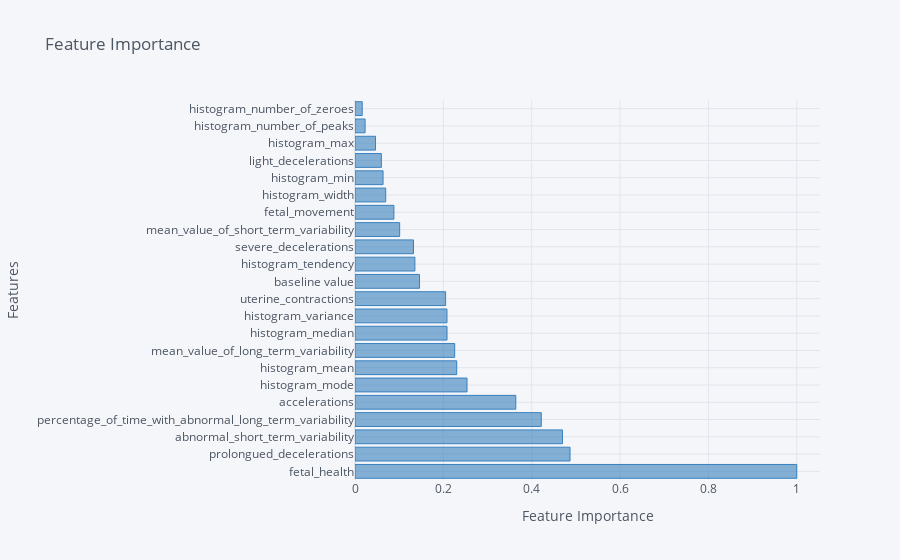

Notebook code cell kept with this figure:
### Code cell
import cufflinks as cf
import plotly.offline as py
import plotly.graph_objs as go

# Sort feature importance
feature_importance = corr_matrix['fetal_health'].abs().sort_values(ascending=False)

# Create a horizontal bar chart
bar_chart = feature_importance.iplot(kind='barh',
                                     xTitle='Feature Importance',
                                     yTitle='Features',
                                     title='Feature Importance',
                                     colors=['blue'],
                                     asFigure=True)

# Set layout parameters
layout = go.Layout(
    margin=dict(l=150),  # Adjust left margin for longer feature names
)

bar_chart['layout'].update(layout)

# Plot the bar chart
py.iplot(bar_chart)

### Figure 1 — Plotly figure (JSON) as saved in the notebook; plotly's stock layout.template omitted (floating-point values rounded to 4 significant figures)
{"data": [{"marker": {"color": "rgba(55, 128, 191, 0.6)", "line": {"color": "rgba(55, 128, 191, 1.0)", "width": 1}}, "name": "fetal_health", "orientation": "h", "text": "", "type": "bar", "x": [1, 0.4868, 0.4697, 0.4216, 0.3639, 0.2536, 0.2302, 0.2257, 0.2083, 0.2082, 0.2051, 0.1461, 0.1356, 0.1324, 0.1011, 0.08806, 0.06953, 0.06353, 0.05965, 0.04648, 0.02286, 0.01638], "y": ["fetal_health", "prolongued_decelerations", "abnormal_short_term_variability", "percentage_of_time_with_abnormal_long_term_variability", "accelerations", "histogram_mode", "histogram_mean", "mean_value_of_long_term_variability", "histogram_median", "histogram_variance", "uterine_contractions", "baseline value", "histogram_tendency", "severe_decelerations", "mean_value_of_short_term_variability", "fetal_movement", "histogram_width", "histogram_min", "light_decelerations", "histogram_max", "histogram_number_of_peaks", "histogram_number_of_zeroes"]}], "layout": {"legend": {"bgcolor": "#F5F6F9", "font": {"color": "#4D5663"}}, "margin": {"l": 150}, "paper_bgcolor": "#F5F6F9", "plot_bgcolor": "#F5F6F9", "title": {"font": {"color": "#4D5663"}, "text": "Feature Importance"}, "xaxis": {"gridcolor": "#E1E5ED", "showgrid": true, "tickfont": {"color": "#4D5663"}, "title": {"font": {"color": "#4D5663"}, "text": "Feature Importance"}, "zerolinecolor": "#E1E5ED"}, "yaxis": {"gridcolor": "#E1E5ED", "showgrid": true, "tickfont": {"color": "#4D5663"}, "title": {"font": {"color": "#4D5663"}, "text": "Features"}, "zerolinecolor": "#E1E5ED"}}}
